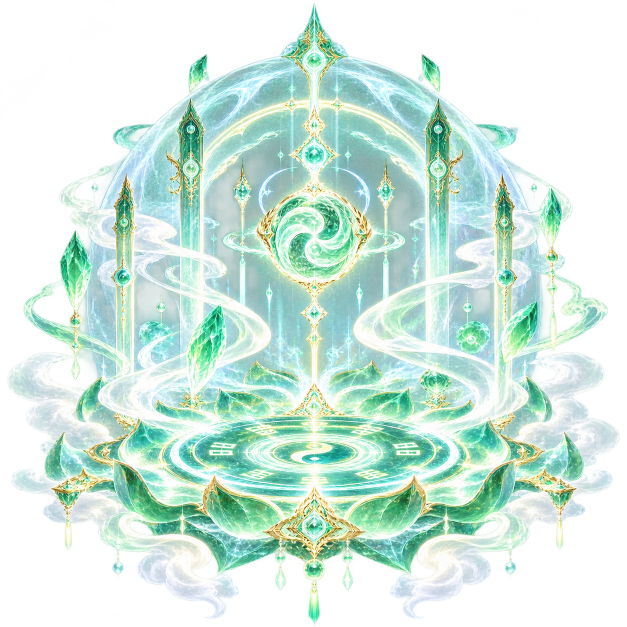
#> input picture Item/CanhGioi/chantien.png, 1254 x 1254 px, found by its file name (shown at 1/2 size)
$ python -i build_display_variants.py   (imports and definitions only)
#> lines starting #> are read from the running program, lines starting #| are printed output that depends on the picture
"""Build display-size WebP variants for artwork that is drawn much smaller than its source.

Item icons are painted at 1254 px but appear at 44-160 CSS px (inventory, HUD,
equipment drawn on the character). Each listed PNG gets a sibling
`<name>.d.webp`, uniformly scaled so its longest side is at most the folder cap.
The aspect ratio is kept, so every renderer that sizes artwork from
naturalWidth/naturalHeight (all Item users do) draws exactly the same picture.
Sprite sheets addressed by pixel rectangles (monster atlases, expressions,
skills, map atlases) are NOT listed here and keep their full-size WebP twin.

js/00-asset-webp.js prefers the .d.webp when the PNG appears in
js/00-display-manifest.js. Source PNGs stay untouched.

Run after adding or changing item artwork:  python3 tools/build_display_variants.py
"""
import json
import os
import sys
from concurrent.futures import ProcessPoolExecutor
from pathlib import Path

from PIL import Image

ROOT = Path(__file__).resolve().parents[1]
QUALITY = 86
# Longest side in px. Larger caps where the art is drawn big: realm titles/auras
# are resampled to 1024 px by js/35j-character-auras.js; formation rings and
# weapons are drawn as skill circles and spell actors.
CAPS = {
    'Item/CanhGioi': 1024,
    'Item/DHCanhGioi': 1024,
    'Item/PhapTran': 768,
    'Item/VuKhi': 768,
    'Character/NPC': 768,
}
DEFAULT_CAP = 512
SKIP = ('Item/TrangPhuc/',)  # outfit sheet addressed by rectangles


def cap_for(path):
#> called with path = '../Item/CanhGioi/chantien.png'
    for prefix, cap in CAPS.items():
        if path.startswith(prefix + '/'):
            return cap
    return DEFAULT_CAP


def candidates():
    for folder in ('Item', 'Character/NPC'):
        for p in sorted((ROOT / folder).rglob('*.png')):
            rel = str(p.relative_to(ROOT)).replace(os.sep, '/')
            if not rel.startswith(SKIP):
                yield rel


def build(path):
    src = ROOT / path
    dst = src.with_name(src.stem + '.d.webp')
    cap = cap_for(path)
    with Image.open(src) as image:
#> image is the input picture: PIL image 1254x1254 RGBA; mean R, G, B, A 126.7, 155.1, 143.9, 151.5
        w, h = image.size
#> w = 1254; h = 1254
        if max(w, h) <= cap * 1.15:
            dst.unlink(missing_ok=True)
            return path, None
        scale = cap / max(w, h)
#> scale = 0.408
        size = (max(1, round(w * scale)), max(1, round(h * scale)))
#> size = (512, 512)
        if not dst.exists() or dst.stat().st_mtime < src.stat().st_mtime or Image.open(dst).size != size:
            image = image.convert('RGBA') if ('A' in image.getbands() or image.mode == 'P') else image.convert('RGB')
            image.resize(size, Image.LANCZOS).save(dst, 'WEBP', quality=QUALITY, method=6, alpha_quality=92)
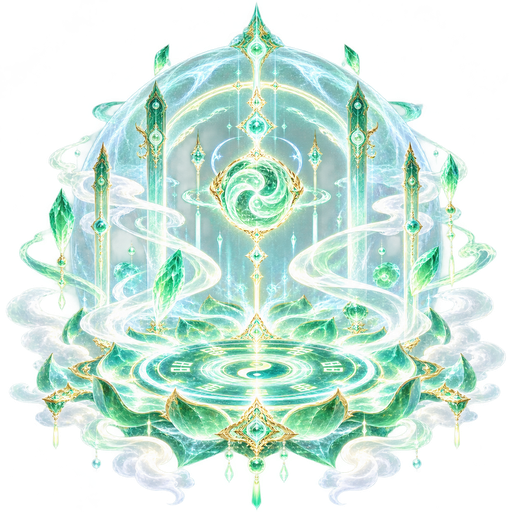
#> saved as chantien.d.webp: PIL image 512x512 RGBA; mean R, G, B, A 124.9, 152.9, 141.8, 151.5; transparent parts drawn white
        return path, [size[0], size[1]]


def monster_thumbnails():
    """First idle pose of each animated monster as Character/Monsters/<name>/thumb.webp.

    HUD buttons, the stable and portal dialogs show a 40-92 px portrait; without
    this they download the whole 1 MB atlas just to cut out one frame.
    """
    text = (ROOT / 'js/35n-monster-frames.js').read_text(encoding='utf-8')
    frames = json.loads(text.split('=', 1)[1].strip().rstrip(';'))
    made = []
    for name, meta in frames.items():
        x, y, w, h = meta['frames'][0]['rect']
        dst = ROOT / 'Character/Monsters' / name / 'thumb.webp'
        with Image.open(ROOT / meta['file']) as atlas:
            crop = atlas.convert('RGBA').crop((x, y, x + w, y + h))
        crop.thumbnail((192, 192), Image.LANCZOS)
        crop.save(dst, 'WEBP', quality=88, method=6, alpha_quality=92)
        made.append(name)
    return made


def main():
    thumbs = monster_thumbnails()
    print(f'{len(thumbs)} monster thumbnails')
    manifest = {}
    with ProcessPoolExecutor() as pool:
        for path, size in pool.map(build, list(candidates()), chunksize=2):
            if size:
                manifest[path] = size
    before = sum((ROOT / p).with_suffix('.webp').stat().st_size if (ROOT / p).with_suffix('.webp').exists() else (ROOT / p).stat().st_size for p in manifest)
    after = sum((ROOT / p).with_name(Path(p).stem + '.d.webp').stat().st_size for p in manifest)
    (ROOT / 'js/00-display-manifest.js').write_text('window.displayAssets=' + json.dumps(manifest, separators=(',', ':')) + ';\n', encoding='utf-8')
    print(f'{len(manifest)} display variants: {before / 1e6:.1f} MB -> {after / 1e6:.1f} MB')


# [2 lines not run here, left out]

>>> result = build('../Item/CanhGioi/chantien.png')

$ run again, on Item/CanhGioi/daithua.png
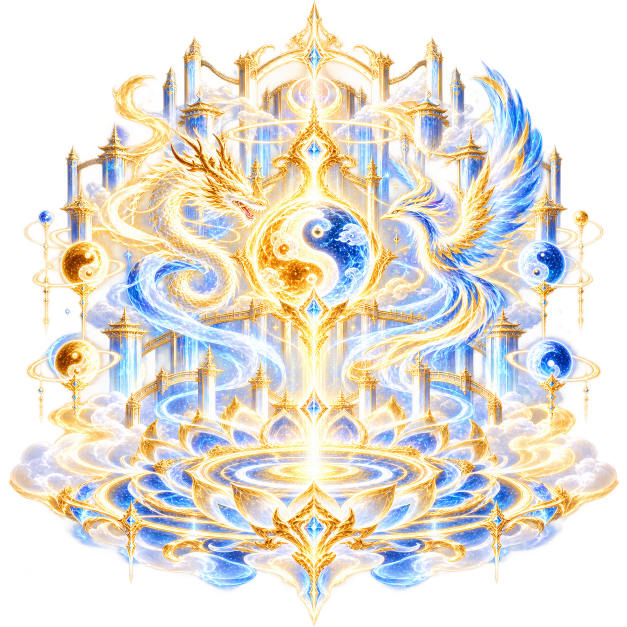
#> input picture Item/CanhGioi/daithua.png, 1254 x 1254 px, found by its file name (shown at 1/2 size)
#> in build, image is the input picture: PIL image 1254x1254 RGBA; mean R, G, B, A 154.7, 148.1, 134.2, 154
#> in build, `image.resize(size, Image.LANCZOS).save(dst, 'WEBP', quality=QUALITY, m..`:
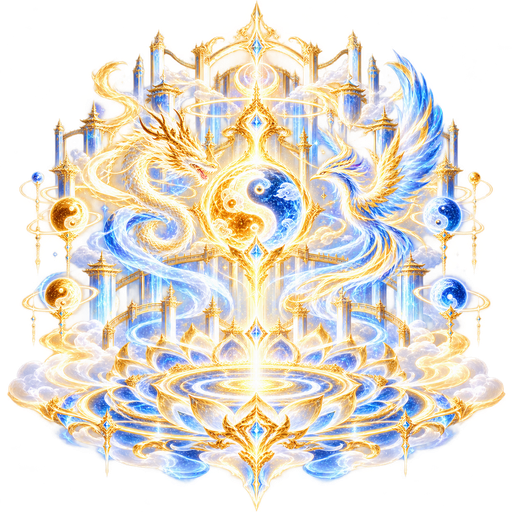
#> saved as daithua.d.webp: PIL image 512x512 RGBA; mean R, G, B, A 153.4, 147, 133.3, 154; transparent parts drawn white

$ run again, on Item/CanhGioi/daoto.png
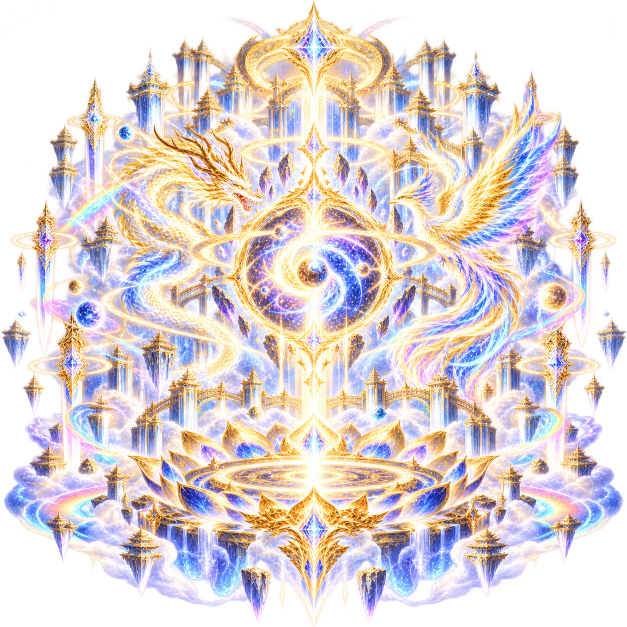
#> input picture Item/CanhGioi/daoto.png, 1254 x 1254 px, found by its file name (shown at 1/2 size)
#> in build, image is the input picture: PIL image 1254x1254 RGBA; mean R, G, B, A 170.2, 157.5, 156.9, 177.7
#> in build, `image.resize(size, Image.LANCZOS).save(dst, 'WEBP', quality=QUALITY, m..`:
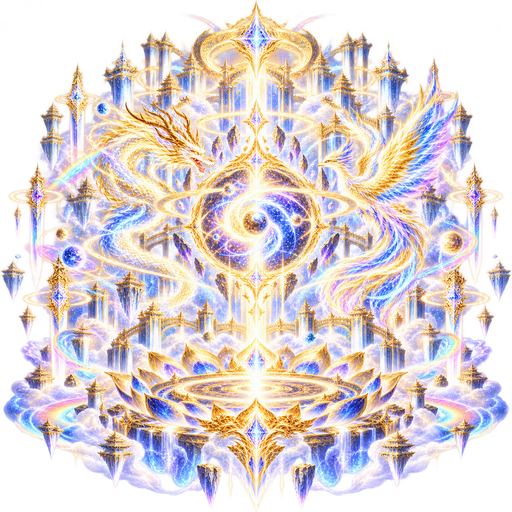
#> saved as daoto.d.webp: PIL image 512x512 RGBA; mean R, G, B, A 168.8, 156.3, 155.7, 177.7; transparent parts drawn white

$ run again, on Item/CanhGioi/luyenhu.png
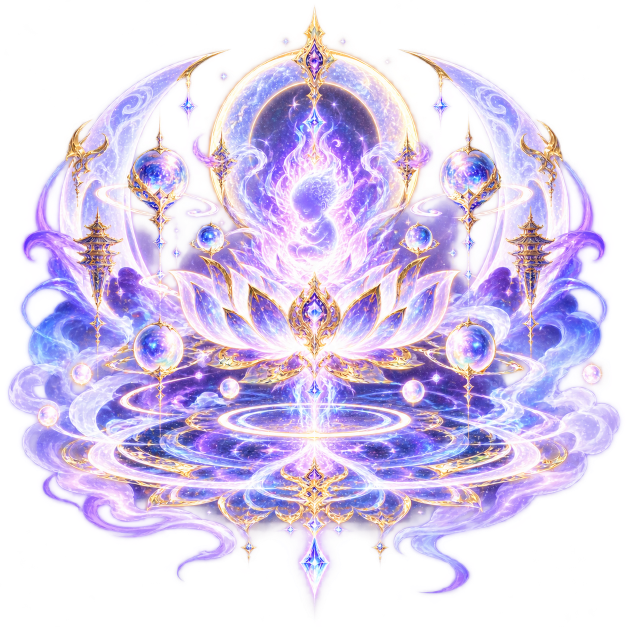
#> input picture Item/CanhGioi/luyenhu.png, 1254 x 1254 px, found by its file name (shown at 1/2 size)
#> in build, image is the input picture: PIL image 1254x1254 RGBA; mean R, G, B, A 137, 121.7, 157.5, 144.4
#> in build, `image.resize(size, Image.LANCZOS).save(dst, 'WEBP', quality=QUALITY, m..`:
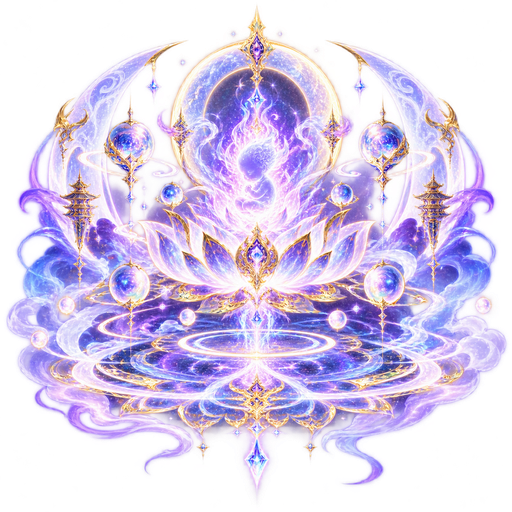
#> saved as luyenhu.d.webp: PIL image 512x512 RGBA; mean R, G, B, A 136.5, 121.3, 156.9, 144.4; transparent parts drawn white
